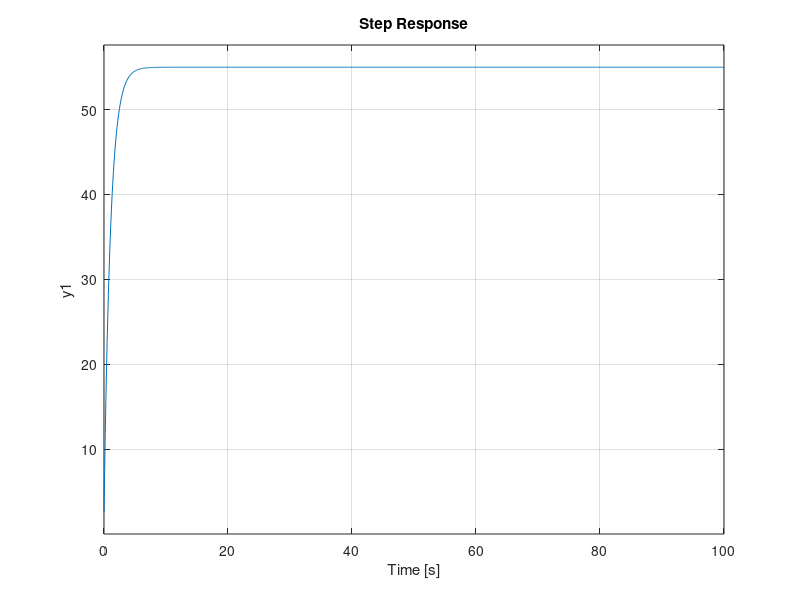

MATLAB code to generate this figure:
#clear out past variables
clc
# load the control package
pkg load control

# Car cruise control model
m=1000; #Mass of car in Kg
b=.1; #Viscous friction coefficient


# PID transfer function setup with initial guess for cruise control
Kp_cc=1000;
Ki_cc=.001;
Kd_cc=50;

s_cc=tf('s');
C_cc=pid(Kp_cc,Ki_cc,Kd_cc);

P_cc = 1/(m*s_cc + b); #Cruise Control Transfer function

# Setpoints
sp_cc=55; #mph
sp_s=.5; #-1 to 1 for steering 

T_cc = feedback(C_cc*P_cc,1); #PI transfer function * Cruise Control transfer function with unity feedback
t = 0:0.1:100; #runtime
step(sp_cc*T_cc,t) #Step function